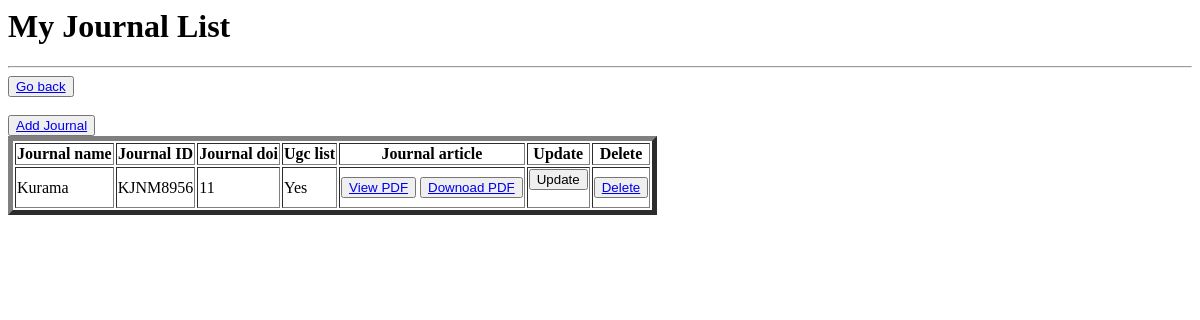
The page /journals/ (signed in) on the database as committed earlier.
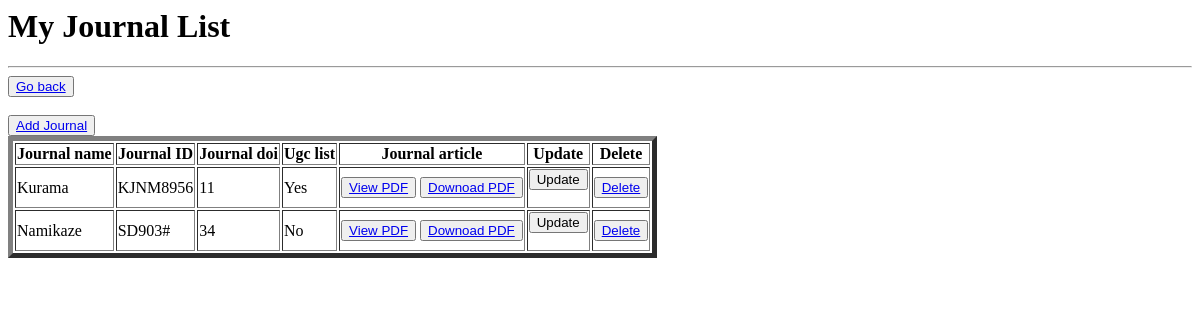
The same page on the database as committed later.
### CSE/models.py (models this page shows, shortened)
class Journal(models.Model):
    fac_name=models.ForeignKey(Faculty,on_delete=models.CASCADE)
    journal_id = models.CharField(primary_key=True,max_length=100)
    journal_name = models.CharField(max_length=255)
    journal_article = models.FileField(upload_to='journal/',validators=[validate_pdf])
    journal_doi=models.IntegerField(null=True,blank=True)
    ugc=(('Yes','Yes'),('No','No'))
    ugc_listed=models.CharField(max_length=10,choices=ugc)

### CSE/views.py (the view)
# urls.py: path('journals/', journal_details, name='journals'),
def journal_details(request):
    if request.user.is_authenticated:
        journals = Journal.objects.filter(fac_name=request.user)
    return render(request, 'journaldetail.html', {'journals': journals})

### CSE/templates/journaldetail.html
<h1>My Journal List</h1>
<hr>
{% if user.role == "HOD" %}
<button><a href="{% url 'options' %}">Go back</a></button><br><br>
{% else %}
<button><a href="{% url 'otheroptions' %}">Go back</a></button><br><br>
{% endif %}
<button><a href="{% url 'journ-create' %}">Add Journal</a></button>
<table border="5">
    <thead>
        <tr>
            <th>Journal name</th>
            <th>Journal ID</th>
            <th>Journal doi</th>
            <th>Ugc list</th>
            <th>Journal article</th>
            <th>Update</th>
            <th>Delete</th>
        </tr>
    </thead>
    <tbody>
        {% for i in journals %}
            <tr>
                <td>{{i.journal_name}}</td>
                <td>{{i.journal_id}}</td>
                <td>{{i.journal_doi}}</td>
                <td>{{ i.ugc_listed }}</td>
                <td>
                    {% if i.journal_article %}
                      <button><a href="{{ i.journal_article.url }}" target="_blank" >View PDF</a></button>
                      <button><a href="{{ i.journal_article.url }}" target="_blank" download>Downoad PDF</a></button>
                    {% endif %}
                </td>
                <td>
                    <form action="{% url 'journal_update' i.pk %}" method="get">
                        <input type="submit" value="Update">
                    </form>
                </td>
                <td>
                    <button><a href="{% url 'journal_delete' i.pk %}">Delete</a></button>
                </td>
            </tr>
        {% endfor %}
    </tbody>
</table

Rows that differ between the two databases and show on the page:
added Journal: journal_name "Namikaze", journal_id "SD903#", journal_doi "34", ugc_listed "No"
